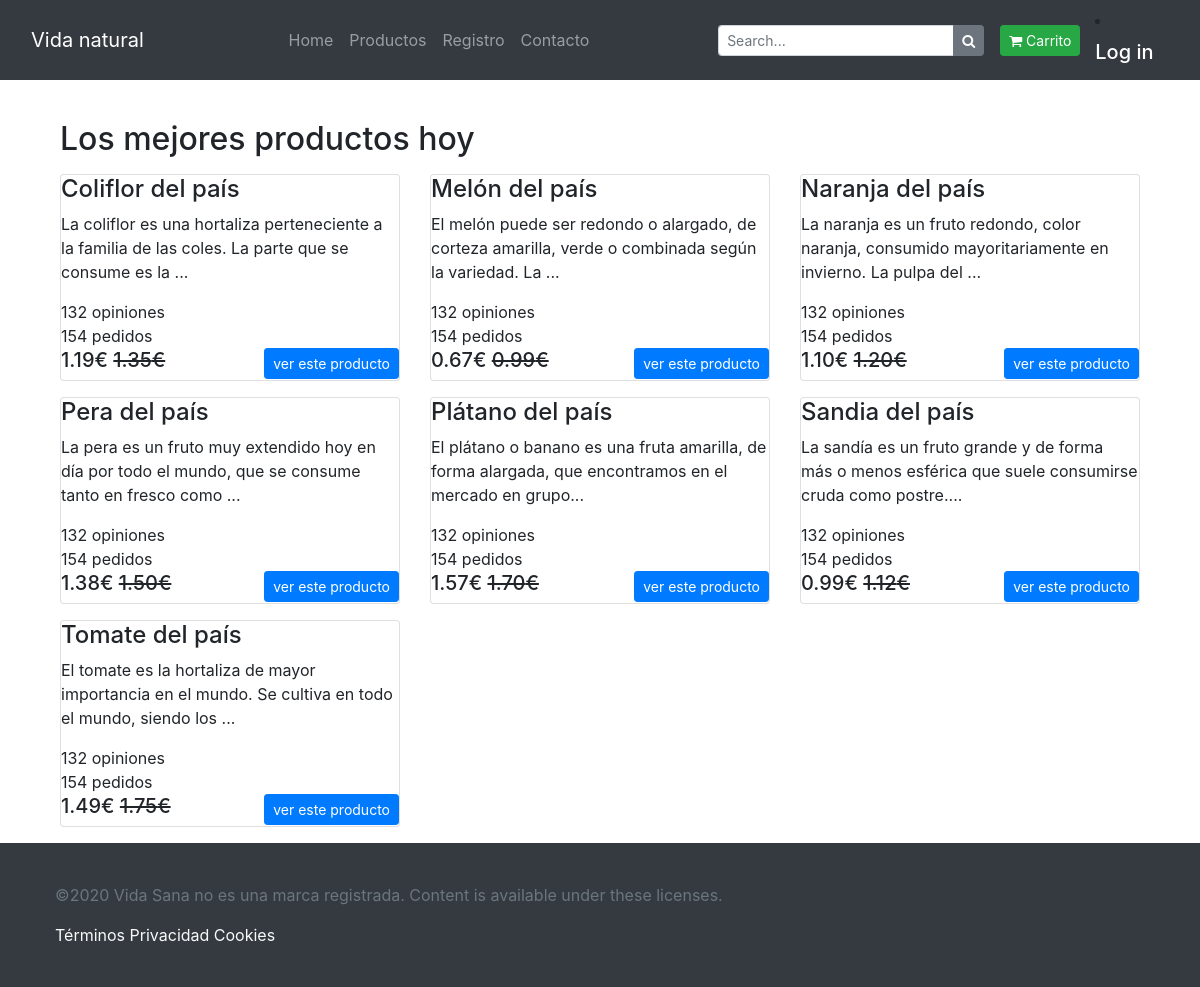
The page /eshop/index.php?menu=allproducts on the database as committed earlier.
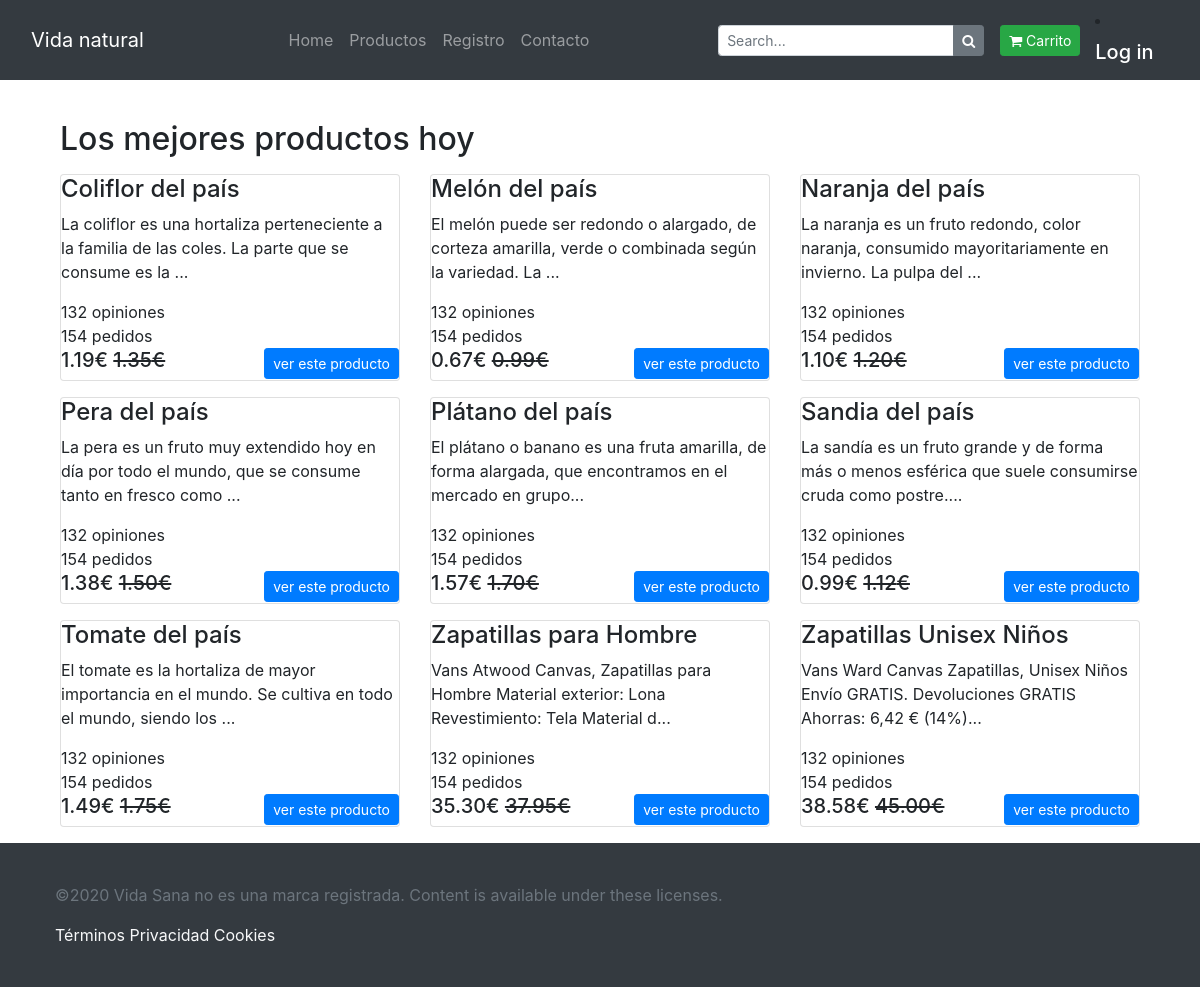
The same page on the database as committed later.
### tables this page shows
CREATE TABLE `ti_desc_producto` (
  `id_producto` varchar(20) NOT NULL,
  `id_idioma` varchar(2) NOT NULL,
  `descripcion_corta` varchar(200) DEFAULT NULL,
  `descripcion_larga` varchar(4000) DEFAULT NULL
);

CREATE TABLE `tm_producto` (
  `id_producto` varchar(20) NOT NULL,
  `precio_actual` decimal(10,2) NOT NULL,
  `es_oferta` varchar(1) DEFAULT NULL,
  `precio_oferta` decimal(10,2) DEFAULT NULL,
  `reserva_inicial` date DEFAULT NULL,
  `reserva_actual` date DEFAULT NULL,
  `reserva_notificacion` date DEFAULT NULL,
  `stock` decimal(10,0) NOT NULL,
  `imagen` blob DEFAULT NULL
);

### eshop/index.php (called while the page is built)
<?php
	require_once('Layouts/layout.php');
 ?>

### eshop/routing.php (called while the page is built, shortened)
<?php
	$page='home/index.php';
	if (!empty($_GET)) {
		$menu=$_GET['menu'];
		switch ($menu) {
			case 'allproducts':
				$page='products/products.php';
				break;
		}
	}
	require_once($page);
 ?>

### eshop/products/products.php (the view, shortened to what this page needs)
<div class="container">
<br>
    <p class="text-center">
<?php
        require("includes/conexion.php");
        if  (!isset($mycategory))
        {
            echo '<h2>Los mejores productos hoy</h2>';
            $sql="CALL getProducts('ES')";
        }
        else{
            echo '<h2>Productos por Categoría</h2>';
            $sql="call getProductByCategory ('$mycategory','ES')";
        }
        $query = $conexion->query($sql);
     ?>
    </p>
<div class="row">
<?php
while ($row=mysqli_fetch_array($query))
{
        ?>
<div class="col-md-4">
	<figure class="card card-product">
		<figcaption class="info-wrap">
				<h4 class="title"><?php echo $row['descripcion_corta'] ?></h4>
				<p class="desc"><?php  echo $row['descripcion_larga'] ?>...</p>
				<div class="rating-wrap">
					<div class="label-rating">132 opiniones</div>
					<div class="label-rating">154 pedidos</div>
				</div>
		</figcaption>
		<div class="bottom-wrap">
			<a href="?menu=producto&producto=<?php echo $row['id_producto'] ?>" class="btn btn-sm btn-primary float-right">ver este producto</a>
			<div class="price-wrap h5">
				<span class="price-new"><?php echo $row['precio_oferta'] ?>€ </span> <del class="price-old"><?php echo $row['precio_actual'] ?>€</del>
			</div>
		</div>
	</figure>
</div>
    <?php
}
?>
</div>
</div>

### eshop/layouts/layout.php (shortened to what this page needs)
<!DOCTYPE html>
<html lang="es">
<head>
	<link href="//maxcdn.bootstrapcdn.com/bootstrap/4.0.0/css/bootstrap.min.css" rel="stylesheet" id="bootstrap-css">
	<link href="https://maxcdn.bootstrapcdn.com/font-awesome/4.7.0/css/font-awesome.min.css" rel="stylesheet">
	<link rel="stylesheet" href="./includes/style.css">
</head>
<body>
<header>
	<?php
		require_once('header.php');
	?>
</header>
<section>
	<div class="container">
	<?php
			require_once('routing.php');
	 ?>
	</div>
</section>
<footer>
	<?php
		include_once('footer.php');
	?>
</footer>
</body>
</html>

### eshop/layouts/header.php (shortened to what this page needs)
<nav class="navbar navbar-expand-md navbar-dark bg-dark">
    <div class="container">
        <a class="navbar-brand" href="index.php">Vida natural</a>
        <div class="collapse navbar-collapse justify-content-end" id="navbarsExampleDefault">
            <ul class="navbar-nav m-auto">
                <li class="nav-item m-auto">
                    <a class="nav-link" href="index.php">Home</a>
                </li>
                <li class="nav-item">
                    <a class="nav-link" href="?menu=allproducts">Productos</a>
                </li>
                <li class="nav-item">
                    <a class="nav-link" href="?menu=registroclientes">Registro</a>
				</li>
				<li class="nav-item">
                    <a class="nav-link" href="?menu=contact">Contacto</a>
                </li>
            </ul>
            <form class="form-inline my-2 my-lg-0">
                <div class="input-group input-group-sm">
                    <input type="text" class="form-control" aria-label="Small" aria-describedby="inputGroup-sizing-sm" placeholder="Search...">
                    <div class="input-group-append">
                        <button type="button" class="btn btn-secondary btn-number">
                            <i class="fa fa-search"></i>
                        </button>
                    </div>
                </div>
                <a class="btn btn-success btn-sm ml-3" href="?menu=viewcart">
                    <i class="fa fa-shopping-cart"></i> Carrito
				</a>
			</form>
		</div>
	</div>
	<li class="nav-item active">
        <a  href="?menu=login"><span class="navbar-brand mb-0 h1"> Log in</span>	  </a>
    </li>
</nav>

### eshop/layouts/footer.php
<div id="downfooter">
      <div class="container">
         <p class="text-muted credit"> ©2020 Vida Sana no es una marca registrada. Content is available under these licenses.</p>
            <a href="">Términos</a>
            <a href="">Privacidad
            <a href="">Cookies
     </div>
</div>

### eshop/includes/style.css (style rules this page uses)
footer { background: #343a40; padding: 40px; }
footer a { color: #f8f9fa!important }

Rows that differ between the two databases and show on the page:
added ti_desc_producto: descripcion_corta "Zapatillas para Hombre", descripcion_larga "Vans Atwood Canvas, Zapatillas para Hombre Material exterior: Lona Revestimiento: Tela Material d", id_producto.precio_oferta "35.30", id_producto.precio_actual "37.95"
added ti_desc_producto: descripcion_corta "Zapatillas Unisex Niños", descripcion_larga "Vans Ward Canvas Zapatillas, Unisex Niños Envío GRATIS. Devoluciones GRATIS Ahorras: 6,42 € (14%)", id_producto.precio_oferta "38.58", id_producto.precio_actual "45.00"
